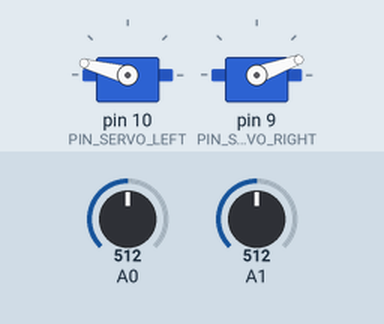
Bench run of a sketch on a simulated Arduino Uno, built with avr-gcc and run on an emulated ATmega328P. Shown: 2 × servo. Inputs (shaded band) come from the test bench; at power-on: A0 = 512, A1 = 512.

Above: at 1.2 s.
1.3 s: A0 set to 205
2.8 s: A0 set to 180
At 3.3 s:
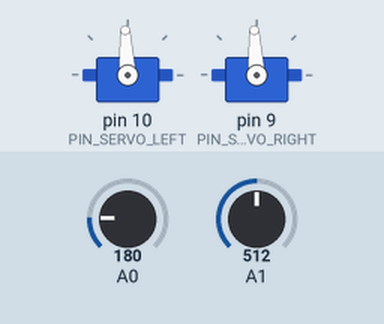
4.3 s: A0 set to 306
At 5.5 s:
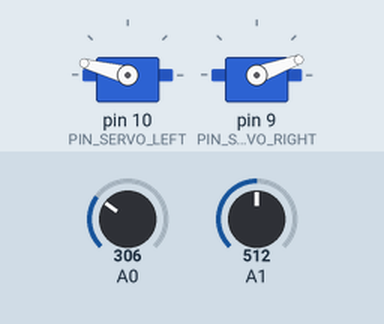
5.8 s: A0 set to 122
At 6.8 s:
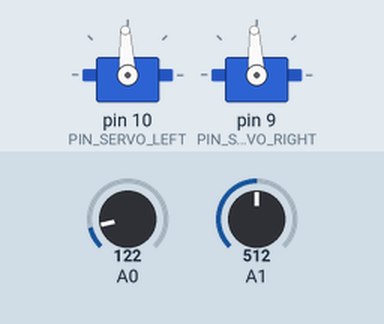
Timing chart, 0 to 8.3 s (numbered marks = the images above; inputs shaded):
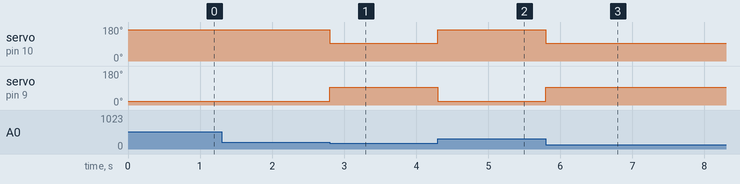

Measured:
- the behaviour switches between 199 and 198 on A0 (found by bisection; images 0 and 1)
- after the input at 1.3 s, every drawn part: stays the same
- after the input at 2.8 s, servo on pin 10 (PIN_SERVO_LEFT): 165° → 93° at once; servo on pin 9 (PIN_SERVO_RIGHT): 20° → 93° at once
- after the input at 4.3 s, servo on pin 10 (PIN_SERVO_LEFT): 93° → 165° at once; servo on pin 9 (PIN_SERVO_RIGHT): 93° → 20° at once
- after the input at 5.8 s, servo on pin 10 (PIN_SERVO_LEFT): 165° → 93° at once; servo on pin 9 (PIN_SERVO_RIGHT): 20° → 93° at once

The sketch:

line_follow_2_sensors.ino
```cpp
/* Software 1073 Example Program
Written and debugged for use on the Arduino boebot platform
last updated: 10/21/14

Program: Using both of the light sensors, follow a line

IMPORTANT NOTE:
This example program, in order to maintain compatibility with all the boebots, does not take any specific line sensor values.
The integers whiteValLeft and whiteValRight need to be set with your BoeBot's values.
Simply replace the 0's with your values
*/

#include <Servo.h>
#include <LineSensor.h>
#include <Drive.h>

#define PIN_LINESENSOR_LEFT   0
#define PIN_LINESENSOR_RIGHT  1
#define PIN_SERVO_RIGHT   9
#define PIN_SERVO_LEFT    10

LineSensor *ls;
Drive *drive;

void setup(){ //setup runs just once
  drive = new Drive(PIN_SERVO_LEFT, PIN_SERVO_RIGHT);
  ls = new LineSensor(PIN_LINESENSOR_LEFT, PIN_LINESENSOR_RIGHT);
  ls->calibrate(49, 49);
}
void loop(){ //loop runs over and over again
  ls->readSensors();
  if(ls->lineOnLeftEdge()){
    drive->turnLeft(50, 250);
    drive->stop();
  }
  else if(ls->lineOnRightEdge()){
    drive->turnRight(50, 250);
    drive->stop();
  }
  else{
    drive->fwd(50);
  }
}
```
